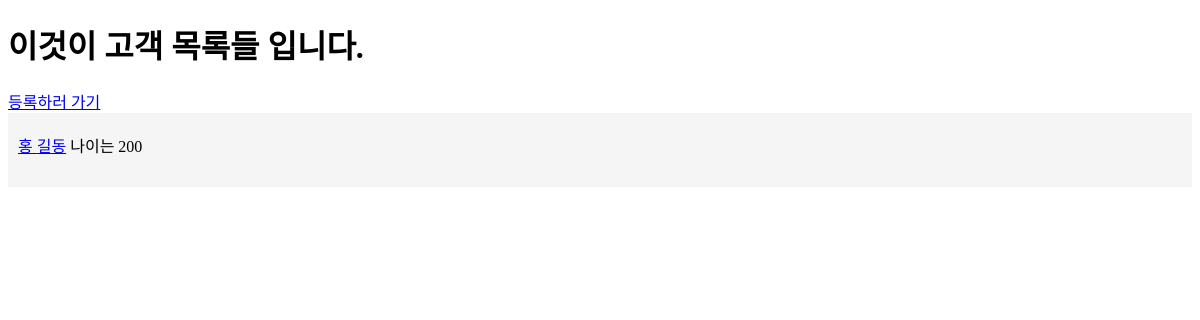
/홈페이지/, run on an earlier commit of the app's database.
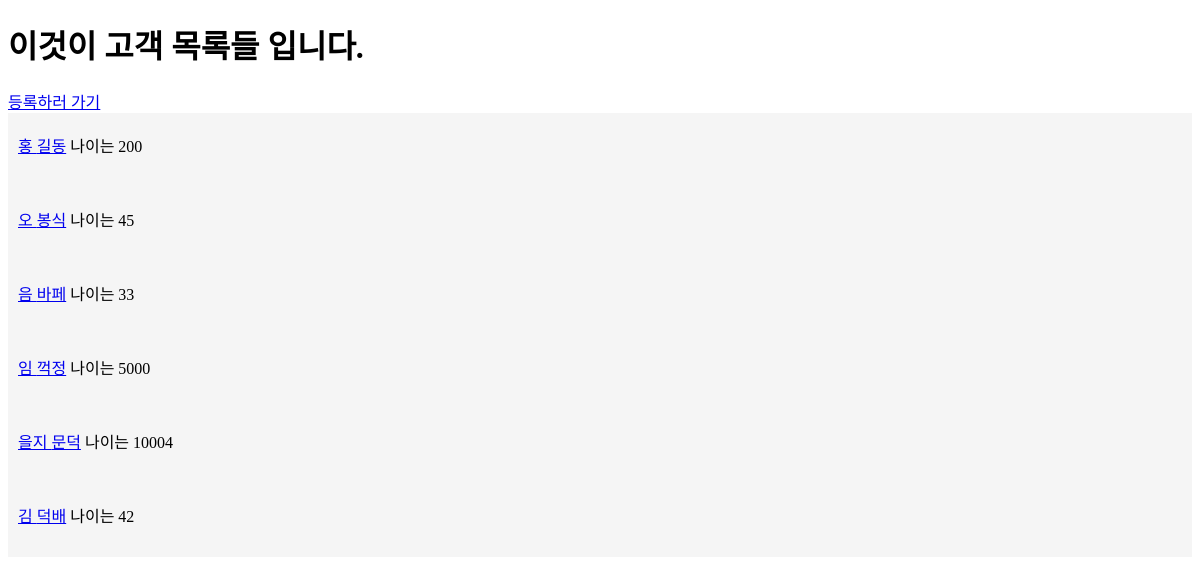
And on a later commit of the database.
### sales/models.py (models this page shows, shortened)
class Sale(models.Model):
    first_name = models.CharField(max_length=30)
    last_name = models.CharField(max_length=30)
    age = models.IntegerField(default=0)
    person = models.ForeignKey("Person", on_delete=models.CASCADE) # 데이터 테이블 사이의 관계를 정리함

### sales/views.py (called while the page is built)
def 세일목록(request):
    사람 = Sale.objects.all()
    context = {
        "사람키" : 사람
    }
    return render(request, "newfolder/세일목록.html", context)

### sales/templates/newfolder/세일목록.html (shortened to what this page needs)
<!DOCTYPE html>
<html lang="en">
<head>
</head>
<body>
    <h1>이것이 고객 목록들 입니다.</h1>
    <a href="make/">등록하러 가기</a>
    {% for 인간 in 사람키 %}
    <div class="세일">
        <a href="/홈페이지/{{인간.pk}}">{{ 인간.last_name }} {{ 인간.first_name }}</a> 나이는 {{ 인간.age }}
    </div>
    {% endfor %}
</body>
</html>

### sales/templates/newfolder/세일목록.html (style rules this page uses)
.세일 { padding-top : 20px; padding-bottom : 30px; padding-right : 10px; padding-left : 10px; background-color : #f5f5f5; }

What changed in the data, as far as the page shows it:
added Sale: last_name "오", first_name "봉식", age "45"
added Sale: last_name "음", first_name "바페", age "33"
added Sale: last_name "임", first_name "꺽정", age "5000"
added Sale: last_name "을지", first_name "문덕", age "10004"
added Sale: last_name "김", first_name "덕배", age "42"
